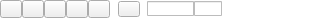
<?xml version="1.0" encoding="UTF-8"?>
<ui version="4.0">
 <class>ControlButtonsWidget</class>
 <widget class="QWidget" name="ControlButtonsWidget">
  <property name="geometry">
   <rect>
    <x>0</x>
    <y>0</y>
    <width>320</width>
    <height>18</height>
   </rect>
  </property>
  <property name="sizePolicy">
   <sizepolicy hsizetype="MinimumExpanding" vsizetype="Preferred">
    <horstretch>0</horstretch>
    <verstretch>0</verstretch>
   </sizepolicy>
  </property>
  <property name="minimumSize">
   <size>
    <width>222</width>
    <height>17</height>
   </size>
  </property>
  <property name="maximumSize">
   <size>
    <width>320</width>
    <height>18</height>
   </size>
  </property>
  <property name="palette">
   <palette>
    <active>
     <colorrole role="Window">
      <brush brushstyle="SolidPattern">
       <color alpha="0">
        <red>239</red>
        <green>240</green>
        <blue>241</blue>
       </color>
      </brush>
     </colorrole>
    </active>
    <inactive>
     <colorrole role="Window">
      <brush brushstyle="SolidPattern">
       <color alpha="0">
        <red>239</red>
        <green>240</green>
        <blue>241</blue>
       </color>
      </brush>
     </colorrole>
    </inactive>
    <disabled>
     <colorrole role="Base">
      <brush brushstyle="SolidPattern">
       <color alpha="0">
        <red>239</red>
        <green>240</green>
        <blue>241</blue>
       </color>
      </brush>
     </colorrole>
     <colorrole role="Window">
      <brush brushstyle="SolidPattern">
       <color alpha="0">
        <red>239</red>
        <green>240</green>
        <blue>241</blue>
       </color>
      </brush>
     </colorrole>
    </disabled>
   </palette>
  </property>
  <property name="windowTitle">
   <string>Form</string>
  </property>
  <layout class="QHBoxLayout" name="horizontalLayout">
   <property name="spacing">
    <number>0</number>
   </property>
   <property name="leftMargin">
    <number>0</number>
   </property>
   <property name="topMargin">
    <number>0</number>
   </property>
   <property name="rightMargin">
    <number>0</number>
   </property>
   <property name="bottomMargin">
    <number>0</number>
   </property>
   <item>
    <widget class="QWidget" name="playControlsContainer" native="true">
     <property name="minimumSize">
      <size>
       <width>222</width>
       <height>17</height>
      </size>
     </property>
     <property name="maximumSize">
      <size>
       <width>222</width>
       <height>18</height>
      </size>
     </property>
     <layout class="QHBoxLayout" name="horizontalLayout_2">
      <property name="spacing">
       <number>0</number>
      </property>
      <property name="leftMargin">
       <number>0</number>
      </property>
      <property name="topMargin">
       <number>0</number>
      </property>
      <property name="rightMargin">
       <number>0</number>
      </property>
      <property name="bottomMargin">
       <number>0</number>
      </property>
      <item>
       <widget class="QPushButton" name="backButton">
        <property name="minimumSize">
         <size>
          <width>22</width>
          <height>18</height>
         </size>
        </property>
        <property name="maximumSize">
         <size>
          <width>22</width>
          <height>18</height>
         </size>
        </property>
        <property name="styleSheet">
         <string notr="true">#backButton {
	background-color: transparent;
	border-image: url(:assets/prev.png);
	background: none;
	background-repeat: none;
}

#backButton:pressed {
	border-image: url(:assets/prev_p.png);
}</string>
        </property>
        <property name="text">
         <string/>
        </property>
       </widget>
      </item>
      <item>
       <widget class="QPushButton" name="playButton">
        <property name="minimumSize">
         <size>
          <width>22</width>
          <height>18</height>
         </size>
        </property>
        <property name="maximumSize">
         <size>
          <width>22</width>
          <height>18</height>
         </size>
        </property>
        <property name="styleSheet">
         <string notr="true">#playButton {
	background-color: transparent;
	border-image: url(:assets/play.png);
	background: none;
	background-repeat: none;
}

#playButton:pressed {
	border-image: url(:assets/play_p.png);
}</string>
        </property>
        <property name="text">
         <string/>
        </property>
       </widget>
      </item>
      <item>
       <widget class="QPushButton" name="pauseButton">
        <property name="minimumSize">
         <size>
          <width>22</width>
          <height>18</height>
         </size>
        </property>
        <property name="maximumSize">
         <size>
          <width>22</width>
          <height>18</height>
         </size>
        </property>
        <property name="styleSheet">
         <string notr="true">#pauseButton {
	background-color: transparent;
	border-image: url(:assets/pause.png);
	background: none;
	background-repeat: none;
}

#pauseButton:pressed {
	border-image: url(:assets/pause_p.png);
}</string>
        </property>
        <property name="text">
         <string/>
        </property>
       </widget>
      </item>
      <item>
       <widget class="QPushButton" name="stopButton">
        <property name="minimumSize">
         <size>
          <width>22</width>
          <height>18</height>
         </size>
        </property>
        <property name="maximumSize">
         <size>
          <width>22</width>
          <height>18</height>
         </size>
        </property>
        <property name="styleSheet">
         <string notr="true">#stopButton {
	background-color: transparent;
	border-image: url(:assets/stop.png);
	background: none;
	background-repeat: none;
}

#stopButton:pressed {
	border-image: url(:assets/stop_p.png);
}</string>
        </property>
        <property name="text">
         <string/>
        </property>
       </widget>
      </item>
      <item>
       <widget class="QPushButton" name="nextButton">
        <property name="minimumSize">
         <size>
          <width>22</width>
          <height>18</height>
         </size>
        </property>
        <property name="maximumSize">
         <size>
          <width>22</width>
          <height>18</height>
         </size>
        </property>
        <property name="styleSheet">
         <string notr="true">#nextButton {
	background-color: transparent;
	border-image: url(:assets/next.png);
	background: none;
	background-repeat: none;
}

#nextButton:pressed {
	border-image: url(:assets/next_p.png);
}</string>
        </property>
        <property name="text">
         <string/>
        </property>
       </widget>
      </item>
      <item>
       <spacer name="horizontalSpacer1">
        <property name="orientation">
         <enum>Qt::Horizontal</enum>
        </property>
        <property name="sizeType">
         <enum>QSizePolicy::MinimumExpanding</enum>
        </property>
        <property name="sizeHint" stdset="0">
         <size>
          <width>6</width>
          <height>1</height>
         </size>
        </property>
       </spacer>
      </item>
      <item>
       <widget class="QPushButton" name="openButton">
        <property name="minimumSize">
         <size>
          <width>22</width>
          <height>16</height>
         </size>
        </property>
        <property name="maximumSize">
         <size>
          <width>22</width>
          <height>16</height>
         </size>
        </property>
        <property name="styleSheet">
         <string notr="true">#openButton {
	background-color: transparent;
	border-image: url(:assets/open.png);
	background: none;
	background-repeat: none;
}

#openButton:pressed {
	border-image: url(:assets/open_p.png);
}</string>
        </property>
        <property name="text">
         <string/>
        </property>
       </widget>
      </item>
      <item>
       <spacer name="horizontalSpacer2">
        <property name="orientation">
         <enum>Qt::Horizontal</enum>
        </property>
        <property name="sizeType">
         <enum>QSizePolicy::MinimumExpanding</enum>
        </property>
        <property name="sizeHint" stdset="0">
         <size>
          <width>7</width>
          <height>1</height>
         </size>
        </property>
       </spacer>
      </item>
      <item>
       <widget class="QCheckBox" name="shuffleButton">
        <property name="minimumSize">
         <size>
          <width>47</width>
          <height>15</height>
         </size>
        </property>
        <property name="maximumSize">
         <size>
          <width>47</width>
          <height>15</height>
         </size>
        </property>
        <property name="styleSheet">
         <string notr="true">QCheckBox {
    spacing: 0px;
}

QCheckBox::indicator {
    width: 47px;
    height: 15px;
}

QCheckBox::indicator:unchecked {
    image: url(:assets/shuffle_off.png);
}

QCheckBox::indicator:unchecked:hover {
    image: url(:assets/shuffle_off.png);
}

QCheckBox::indicator:unchecked:pressed {
    image: url(:assets/shuffle_off_p.png);
}

QCheckBox::indicator:checked {
    image: url(:assets/shuffle_on.png);
}

QCheckBox::indicator:checked:hover {
    image: url(:assets/shuffle_on.png);
}

QCheckBox::indicator:checked:pressed {
    image: url(:assets/shuffle_on_p.png);
}

QCheckBox::indicator:indeterminate:hover {
    image:  url(:assets/shuffle_off.png);
}

QCheckBox::indicator:indeterminate:pressed {
    image:  url(:assets/shuffle_off_p.png);
}</string>
        </property>
        <property name="text">
         <string/>
        </property>
       </widget>
      </item>
      <item>
       <widget class="QCheckBox" name="repeatButton">
        <property name="minimumSize">
         <size>
          <width>28</width>
          <height>15</height>
         </size>
        </property>
        <property name="maximumSize">
         <size>
          <width>28</width>
          <height>15</height>
         </size>
        </property>
        <property name="styleSheet">
         <string notr="true">QCheckBox {
    spacing: 0px;
}

QCheckBox::indicator {
    width: 28px;
    height: 15px;
}

QCheckBox::indicator:unchecked {
    image: url(:assets/repeat_off.png);
}

QCheckBox::indicator:unchecked:hover {
    image: url(:assets/repeat_off.png);
}

QCheckBox::indicator:unchecked:pressed {
    image: url(:assets/repeat_off_p.png);
}

QCheckBox::indicator:checked {
    image: url(:assets/repeat_on.png);
}

QCheckBox::indicator:checked:hover {
    image: url(:assets/repeat_on.png);
}

QCheckBox::indicator:checked:pressed {
    image: url(:assets/repeat_on_p.png);
}

QCheckBox::indicator:indeterminate:hover {
    image:  url(:assets/repeat_off.png);
}

QCheckBox::indicator:indeterminate:pressed {
    image:  url(:assets/repeat_off_p.png);
}</string>
        </property>
        <property name="text">
         <string/>
        </property>
       </widget>
      </item>
     </layout>
    </widget>
   </item>
   <item>
    <spacer name="horizontalSpacer">
     <property name="orientation">
      <enum>Qt::Horizontal</enum>
     </property>
     <property name="sizeType">
      <enum>QSizePolicy::Expanding</enum>
     </property>
     <property name="sizeHint" stdset="0">
      <size>
       <width>40</width>
       <height>1</height>
      </size>
     </property>
    </spacer>
   </item>
  </layout>
 </widget>
 <resources/>
 <connections/>
</ui>
